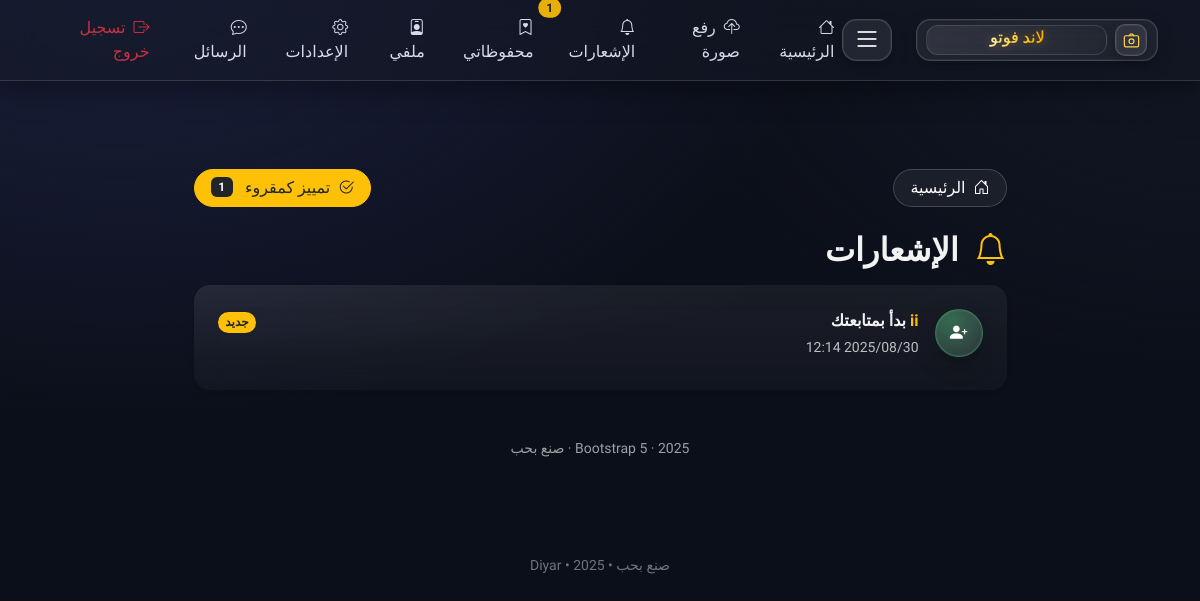
The app's page /notifications (signed in) with its own data.
### app.py (models this page shows, shortened)
class Notification(db.Model):
    __tablename__="notifications"
    id=db.Column(db.Integer, primary_key=True)
    user_id=db.Column(db.Integer, db.ForeignKey("users.id"), nullable=False)
    actor_id=db.Column(db.Integer, db.ForeignKey("users.id"))
    ntype=db.Column(db.String(20))
    photo_id=db.Column(db.Integer, db.ForeignKey("photos.id"))
    comment_id=db.Column(db.Integer, db.ForeignKey("comments.id"))
    created_at=db.Column(db.DateTime, default=dt.datetime.utcnow)
    read=db.Column(db.Boolean, default=False)
    actor=db.relationship("User", foreign_keys=[actor_id])

class User(UserMixin, db.Model):
    __tablename__="users"
    id=db.Column(db.Integer, primary_key=True)
    username=db.Column(db.String(32), unique=True, nullable=False, index=True)
    email=db.Column(db.String(120), unique=True)
    password_hash=db.Column(db.String(255), nullable=False)
    display_name=db.Column(db.String(80))
    bio=db.Column(db.String(280))
    avatar_file=db.Column(db.String(255))
    notify_likes=db.Column(db.Boolean, default=True)
    notify_comments=db.Column(db.Boolean, default=True)
    notify_follows=db.Column(db.Boolean, default=True)
    last_seen=db.Column(db.DateTime, default=dt.datetime.utcnow, index=True)
    photos=db.relationship("Photo", backref="author", lazy="dynamic")
    given_likes=db.relationship("Like", backref="user", lazy="dynamic", cascade="all, delete-orphan")
    bookmarks=db.relationship("Bookmark", backref="user", lazy="dynamic", cascade="all, delete-orphan")
    comments=db.relationship("Comment", backref="user", lazy="dynamic", cascade="all, delete-orphan")
    following=db.relationship(
        "User", secondary="follows",
        primaryjoin=id==Follow.follower_id,
        secondaryjoin=id==Follow.followed_id,
        backref=db.backref("followers", lazy="dynamic"),
        lazy="dynamic"
    )
    @property
    def avatar_url(self):
        if self.avatar_file and (AVATAR_DIR/self.avatar_file).exists():
            return url_for("static", filename=f"avatars/{self.avatar_file}")
        return url_for("static", filename="avatars/default.png")

### app.py (the view)
@app.route("/notifications")
@login_required
def notifications_page():
    items=(Notification.query
           .filter_by(user_id=current_user.id)
           .order_by(Notification.created_at.desc())
           .limit(100).all())
    return render_template("LandPhoto.html", notifications=items)

### app.py (called while the page is built)
@login_manager.user_loader
def load_user(uid): return User.query.get(int(uid))

@app.before_request
def update_last_seen():
    if current_user.is_authenticated:
        current_user.last_seen = dt.datetime.utcnow()
        db.session.commit()

### templates/LandPhoto.html (shortened to what this page needs)
{% extends "base.html" %}
{% block content %}
<div class="container py-5">
  <div class="row justify-content-center">
    <div class="col-12 col-lg-9">
      <div class="d-flex align-items-center justify-content-between mb-4">
        <a href="{{ url_for('home') }}" class="btn btn-glass-light rounded-pill px-3">
          <i class="bi bi-house-door me-1"></i> الرئيسية
        </a>
        <div class="d-flex align-items-center gap-2">
          <form action="{{ url_for('notifications_mark_read') }}" method="post" class="m-0">
            <button type="submit"
                    class="btn btn-warning text-dark rounded-pill px-3 d-flex align-items-center gap-2"
                    {% if unread_notifications == 0 %}disabled{% endif %}>
              <i class="bi bi-check2-circle"></i>
              تمييز كمقروء
              {% if unread_notifications and unread_notifications > 0 %}
                <span class="badge bg-dark text-light ms-1">{{ unread_notifications }}</span>
              {% endif %}
            </button>
          </form>
        </div>
      </div>
      <div class="d-flex align-items-center mb-3">
        <h2 class="m-0 fw-bold text-contrast"><i class="bi bi-bell me-2 text-warning"></i> الإشعارات</h2>
      </div>
      {% if notifications and notifications|length %}
        {% for n in notifications %}
          {% set is_like = (n.ntype == 'like') %}
          {% set is_comment = (n.ntype == 'comment') %}
          {% set is_follow = (n.ntype == 'follow') %}
          <div class="card notif-glass border-0 mb-3 shadow-sm fade-in" id="notif-{{ n.id }}">
            <div class="card-body p-3 p-md-4 d-flex align-items-start gap-3">
              <div class="flex-shrink-0">
                {% if is_comment %}
                  <span class="glass-icon glass-blue"><i class="bi bi-chat-dots-fill"></i></span>
                {% elif is_like %}
                  <span class="glass-icon glass-red"><i class="bi bi-heart-fill"></i></span>
                {% elif is_follow %}
                  <span class="glass-icon glass-green"><i class="bi bi-person-plus-fill"></i></span>
                {% else %}
                  <span class="glass-icon"><i class="bi bi-bell-fill"></i></span>
                {% endif %}
              </div>
              <div class="flex-grow-1">
                <div class="fw-semibold text-contrast">
                  {% if n.actor %}
                    <span class="text-warning">{{ n.actor.display_name or n.actor.username }}</span>
                  {% else %}مستخدم{% endif %}
                  {% if is_like %} أعجب بصورتك
                  {% elif is_comment %} علّق على صورتك
                  {% elif is_follow %} بدأ بمتابعتك
                  {% else %} قام بنشاط جديد
                  {% endif %}
                </div>
                <div class="small text-light-70 mt-1">{{ format_time(n.created_at) }}</div>
              </div>
              <div class="flex-shrink-0">
                {% if n.read %}
                  <span class="badge rounded-pill bg-dark text-light border border-light-subtle">مقروء</span>
                {% else %}
                  <span class="badge rounded-pill bg-warning text-dark">جديد</span>
                {% endif %}
              </div>
            </div>
          </div>
        {% endfor %}
      {% endif %}
      <div class="text-center mt-5 text-light-60 small">Bootstrap 5 · {{ now.year }} · صنع بحب</div>
    </div>
  </div>
</div>
{% endblock %}

### static/css/theme.css (style rules this page uses)
:root { --nav-bg: rgba(20,24,38,.55); --nav-bd: rgba(255,255,255,.14); --ink:#edf1ff; --gold1:#fff2b3; --gold2:#ffd54d; --gold3:#ffb300; }
body.bg-dark-gradient { background: radial-gradient(1200px 800px at 10% -10%, #1b2140, transparent 60%), radial-gradient(1000px 700px at 100% 0, #121725, transparent 55%), linear-gradient(180deg,#0c0f1a, #0b0f19); }
.text-contrast { color:rgba(255,255,255,.97) }

### static/css/glass.css (style rules this page uses)
:root { --bg:#0e0f13; --glass:rgba(255,255,255,.06); --glass-strong:rgba(255,255,255,.12); --ring:#d3a93b; }
body { background: radial-gradient(1200px 600px at 50% -10%, rgba(255,255,0,.05), transparent), var(--bg); }
.btn, .icon-btn { transition: transform .12s ease }

### static/css/landphoto.extras.css (style rules this page uses)
:root { --glass-bg: rgba(255,255,255,0.06); --glass-bg-strong: rgba(14,14,18,0.7); --glass-stroke: rgba(255,255,255,0.12); --glass-shadow: 0 10px 30px rgba(0,0,0,.35); --radius: 1.25rem; --like:#ff5a7a; --save:#13c2c2; --primary:#ffc107; --danger:#e55353; --success:#00c853; --secondary:#7aa2ff; }
html,body { background:#0e0e12;color:#e7e7ea;font-family:"Tajawal",system-ui,-apple-system,"Segoe UI",Roboto,"Helvetica Neue","Noto Sans",Arial; }

### templates/LandPhoto.html (style rules this page uses)
.text-contrast { color:rgba(255,255,255,.95) }
.text-light-70 { color:rgba(255,255,255,.72) }
.text-light-60 { color:rgba(255,255,255,.60) }
.btn-glass-light { border:1px solid rgba(255,255,255,.18)!important; background:rgba(255,255,255,.06)!important; color:#fff!important; backdrop-filter: blur(10px); -webkit-backdrop-filter: blur(10px); }
.notif-glass { background: radial-gradient(120% 120% at 0% 0%, rgba(255,255,255,.04), rgba(255,255,255,0) 60%), linear-gradient(180deg, rgba(255,255,255,.06), rgba(255,255,255,.03)); border:1px solid rgba(255,255,255,.12); border-radius:1rem; backdrop-filter: blur(14px); -webkit-backdrop-filter: blur(14px); }
.glass-icon { width:48px;height:48px;border-radius:50%; display:inline-flex;align-items:center;justify-content:center; color:#fff;font-size:1.1rem; border:1px solid rgba(255,255,255,.25); background:rgba(255,255,255,.08); box-shadow: inset 0 0 0 1px rgba(255,255,255,.06), 0 8px 22px rgba(0,0,0,.25); backdrop-filter: blur(12px); -webkit-backdrop-filter: blur(12px); }
.glass-green { background: radial-gradient(120% 120% at 30% 20%, rgba(60,210,120,.35), rgba(60,210,120,.10) 70%), rgba(255,255,255,.08); border-color: rgba(60,210,120,.35); }
.fade-in { opacity:0;transform:translateY(10px);transition:all .35s ease }
.fade-in.show { opacity:1;transform:none }

### records on screen
Notification: actor "ii", created_at "2025/08/30 12:14", read "جديد"

### other values on screen
{{ unread_notifications }} "1"
